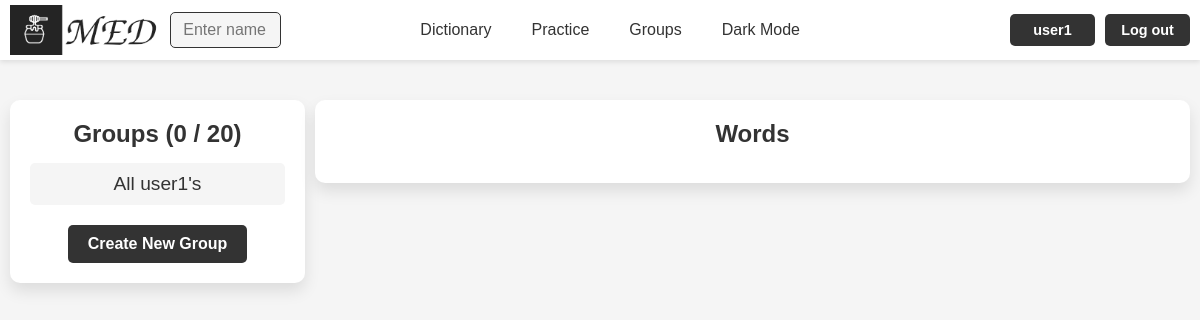
Page /groups/ (signed in) on the earlier database version.
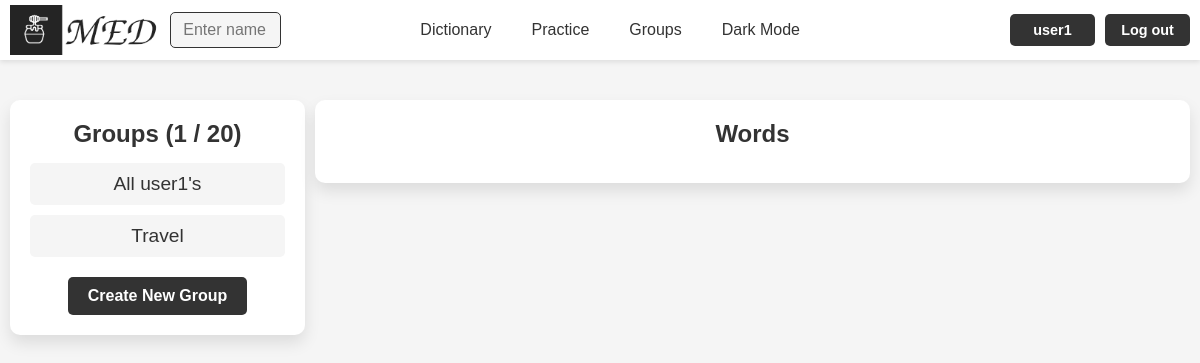
Same page on the later database version.
### med/models.py (models this page shows, shortened)
class WordGroup(models.Model):
    name = models.CharField(max_length=100)
    words = models.ManyToManyField(Word, blank=True)
    user = models.ForeignKey(User, on_delete=models.CASCADE)
    is_main = models.BooleanField(verbose_name='main', default=False)
    uses_users = models.ManyToManyField(User, blank=True, related_name='uses_of_group')
    class Meta:
        ordering = ['name']
        indexes = [
            models.Index(fields=['name'])
        ]

### med/views.py (the view)
# urls.py: path('groups/', views.GroupListView.as_view(), name='groups'),
class GroupListView(ListView):
    model = WordGroup
    template_name = 'med/groups.html'
    def get_context_data(self, **kwargs):
        context = super().get_context_data(**kwargs)
        context['title'] = "Groups"
        context['title1'] = "Words"
        context['is_group'] = False
        context['groups'] = WordGroup.objects.filter(user=self.request.user).order_by('-is_main', 'name')
        context['used_groups'] = WordGroup.objects.filter(uses_users=self.request.user)
        context['len_groups'] = max(context['groups'].count() + context['used_groups'].count() - 1, 0)
        context['max_group_count'] = MAX_GROUP_COUNT if self.request.user.username != 'grouper' else 100
        return context

### med/templates/med/groups.html (shortened to what this page needs)
{% extends "base.html" %}
{% block content %}
<div class="group-container">
    <div class="group-list">
        <h2>{{ title }} ({{ len_groups }} / {{ max_group_count }}) </h2>
        <div class="group-blocks">
            {% for group in groups %}
            {% if group.id == group_id %}
                <div class="group-block group-block-selected">
                    <p>{{ group.name }}</p>
                </div>
            {% else %}
                <a href="{% url 'group_words' group.id %}">
                    <div class="group-block">
                        <p>{{ group.name }}</p>
                    </div>
                </a>
            {% endif %}
            {% endfor %}
            {% for group in used_groups %}
            {% if group.id == group_id %}
                <div class="group-block group-block-selected">
                    <p>{{ group.name }}</p>
                </div>
            {% else %}
                <a href="{% url 'group_words' group.id %}">
                    <div class="group-block">
                        <p>{{ group.name }}</p>
                    </div>
                </a>
            {% endif %}
            {% endfor %}
        </div>
        {% if len_groups < max_group_count %}
            <a href="{% url 'create_group' %}" class="buttons">Create New Group</a>
        {% endif %}
    </div>
    <div class="word-list-container">
        <h2>{{ title1 }}</h2>
    </div>
</div>
{% endblock %}

Differences in the rows shown:
added WordGroup: name "Travel"
Other differences:
{{ len_groups }}: "0" → "1"
